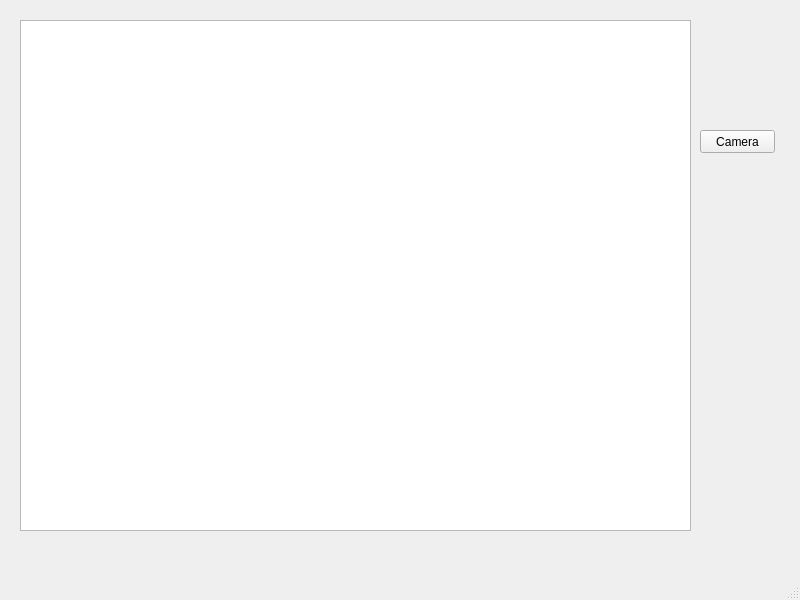
<?xml version="1.0" encoding="UTF-8"?>
<ui version="4.0">
 <class>MainWindow</class>
 <widget class="QMainWindow" name="MainWindow">
  <property name="geometry">
   <rect>
    <x>0</x>
    <y>0</y>
    <width>800</width>
    <height>600</height>
   </rect>
  </property>
  <property name="windowTitle">
   <string>MainWindow</string>
  </property>
  <widget class="QWidget" name="centralwidget">
   <widget class="QPushButton" name="pushButton_camera">
    <property name="geometry">
     <rect>
      <x>700</x>
      <y>130</y>
      <width>75</width>
      <height>23</height>
     </rect>
    </property>
    <property name="text">
     <string>Camera</string>
    </property>
   </widget>
   <widget class="QGraphicsView" name="graphicsView">
    <property name="geometry">
     <rect>
      <x>20</x>
      <y>20</y>
      <width>671</width>
      <height>511</height>
     </rect>
    </property>
   </widget>
  </widget>
  <widget class="QMenuBar" name="menubar">
   <property name="geometry">
    <rect>
     <x>0</x>
     <y>0</y>
     <width>800</width>
     <height>21</height>
    </rect>
   </property>
  </widget>
  <widget class="QStatusBar" name="statusbar"/>
 </widget>
 <resources/>
 <connections/>
</ui>
